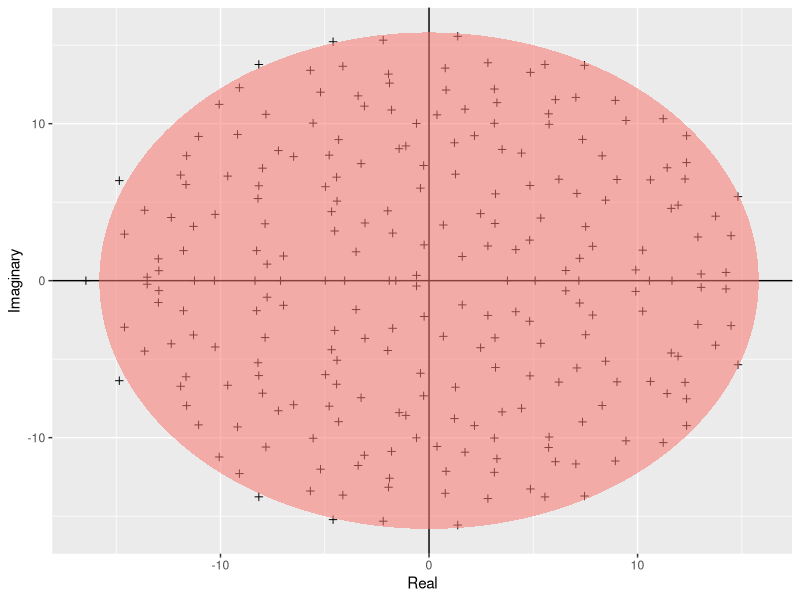
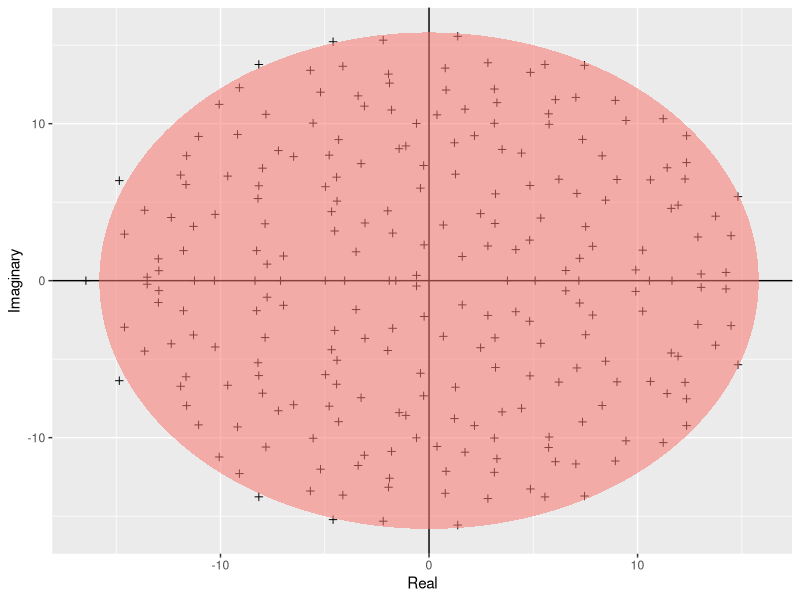

Recreate these plots in R, in order.
# Author: Mikael Minten
# Date: October 2025
# Script: girko.R
# Description: A script to plott the Girko’s law simulation, including saving the result figure as a file called Girko.pdf in the results directory.

library(tidyverse)


build_ellipse <- function(hradius, vradius){ # function that returns an ellipse
  npoints = 250
  a <- seq(0, 2 * pi, length = npoints + 1)
  x <- hradius * cos(a)
  y <- vradius * sin(a)  
  return(data.frame(x = x, y = y))
}


N <- 250 # Assign size of the matrix

M <- matrix(rnorm(N * N), N, N) # Build the matrix

eigvals <- eigen(M)$values # Find the eigenvalues

eigDF <- data.frame("Real" = Re(eigvals), "Imaginary" = Im(eigvals)) # Build a dataframe

my_radius <- sqrt(N) # The radius of the circle is sqrt(N)

ellDF <- build_ellipse(my_radius, my_radius) # Dataframe to plot the ellipse

names(ellDF) <- c("Real", "Imaginary") # rename the columns

# plot the eigenvalues
p <- ggplot(eigDF, aes(x = Real, y = Imaginary))
p <- p +
  geom_point(shape = I(3)) +
  theme(legend.position = "none")

# now add the vertical and horizontal line
p <- p + geom_hline(aes(yintercept = 0))
p <- p + geom_vline(aes(xintercept = 0))

# finally, add the ellipse
p <- p + geom_polygon(data = ellDF, aes(x = Real, y = Imaginary, alpha = 1/20, fill = "red"))
p

ggsave("../results/girko.pdf", plot = p, width = 5,height = 5)